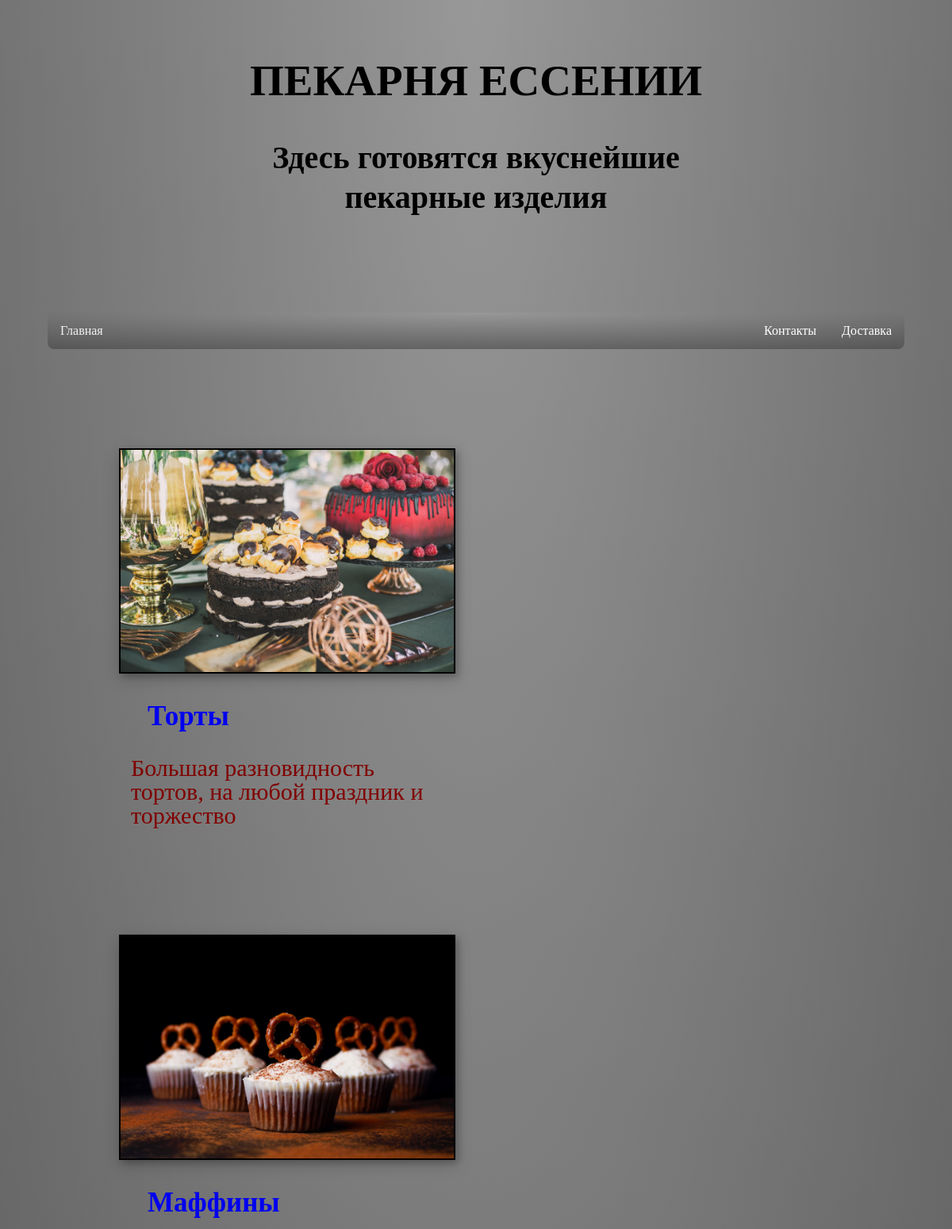
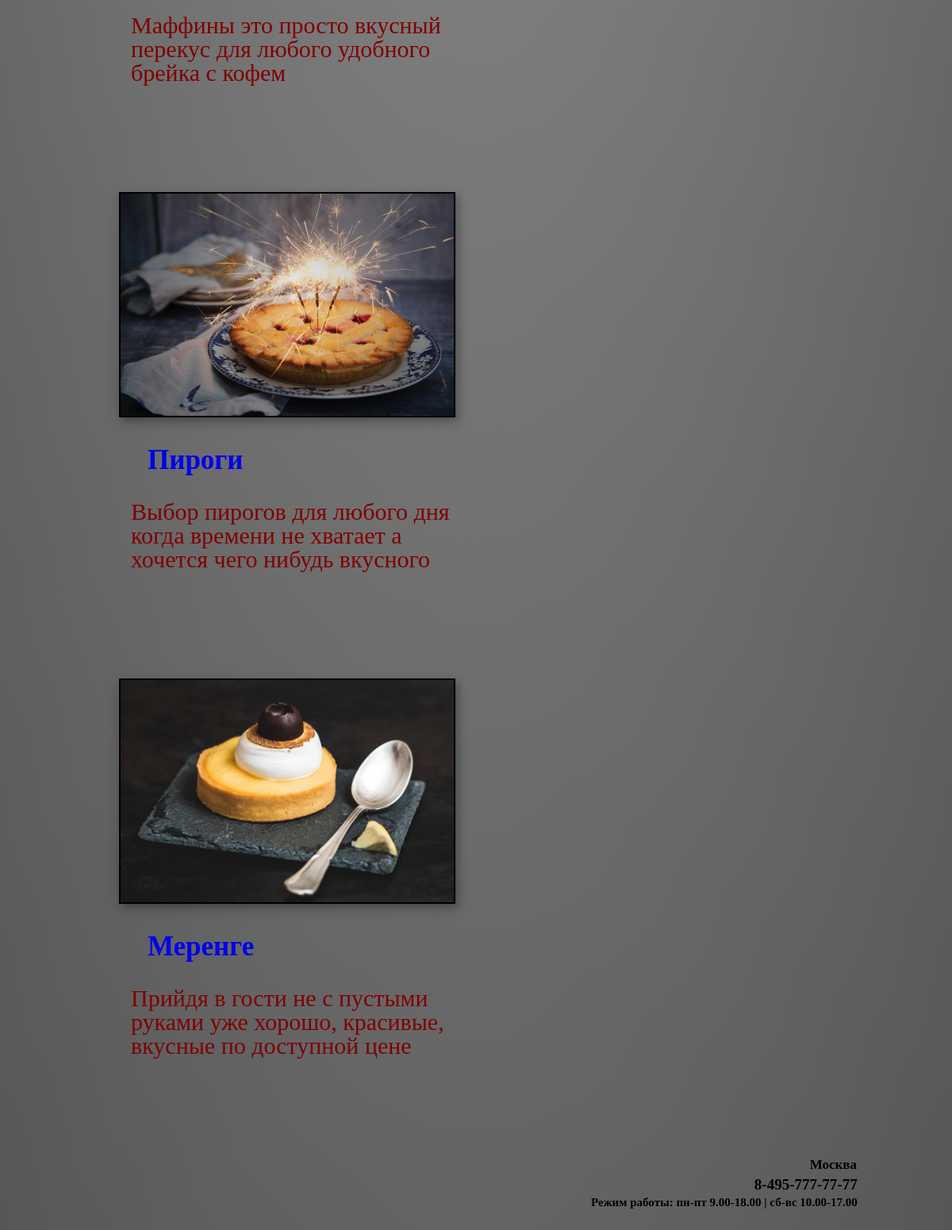
The page /home on the database its author committed (2 pictures, top to bottom).
### webmain/model.py (models this page shows, shortened)
class Category(Base):
    __tablename__ = 'Category'
    id = sa.Column(sa.Integer, primary_key=True)
    name = sa.Column(sa.String, nullable=False)
    description = sa.Column(sa.Text, nullable=True)
    link_name = sa.Column(sa.Text, nullable=True)
    link_photo = sa.Column(sa.String, nullable=False)

### webmain/__init__.py (the view)
    @app.route("/")
    @app.route("/home")
    def index():
        conn = Session()
        categoryes = conn.query(Category).all()
        title = "Пекарня Ессении"
        return render_template("main.html", page_title=title, categoryes=categoryes)

### webmain/__init__.py (called while the page is built)
def create_app():
    app = Flask(__name__)
    app.config.from_pyfile('config.py')
    migrate()
    @app.route("/")
    @app.route("/home")
    def index():
        conn = Session()
        categoryes = conn.query(Category).all()
        title = "Пекарня Ессении"
        return render_template("main.html", page_title=title, categoryes=categoryes)
    @app.route("/<category>")
    def products_list(category):
        conn = Session()
        products = conn.query(Products).all()
        if category:
            filtered_products = conn.query(Products).filter_by(category=category)
            return render_template("products.html", products=filtered_products)
        return render_template("products.html", products=products)
    @app.route("/basket")
    def basket():
        return render_template("products.html")
    return app

### webmain/templates/main.html (shortened to what this page needs)
<!DOCTYPE html>
<html lang="ru">
<head>
    <link rel="stylesheet" href="{{ url_for('static', filename='css/main.css') }}">
</head>
<body>
    <header>
    <div class="header">
        <h1>Пекарня Ессении</h1>
        <h2>Здесь готовятся вкуснейшие пекарные изделия</h2>
    </div>
    <div class="topnav">
        <a href="/home">Главная</a>
        <a class="info" href="">Доставка</a>
        <a class="info" href="/home#bottom">Контакты</a>
    </div>
    </header>
    <section class="content">
        <div class="rules">
            {% for category in categoryes %}
                <div class="module-card">
                    <img class="torts" src="{{ url_for('static', filename=category.link_photo) }}">
                    <h3><a href={{ category.link_name }} target="_blank">{{ category.name }}</a></h3>
                    <p>{{ category.description }}</p>
                </div>
            {% endfor %}
        </div>
    </section>
    <footer>
    <div class="footer">
        <h4 class="gorod"><a name="bottom">Москва</a></h4>
        <h5 class="contacts"><a name="bottom">8-495-777-77-77</a></h5>
        <h5 class="regim"><a name="bottom">Режим работы: пн-пт 9.00-18.00 | сб-вс 10.00-17.00</a></h5>
    </div>
    </footer>
</body>
</html>

### webmain/static/css/main.css (style rules this page uses)
body { background: linear-gradient(to bottom, rgba(255,255,255,0.15) 0%, rgba(0,0,0,0.15) 100%), radial-gradient(at top center, rgba(255,255,255,0.40) 0%, rgba(0,0,0,0.40) 120%) #989898; background-blend-mode: multiply,multiply; margin: 10px; }
.topnav { overflow: hidden; border-radius: 8px; margin-top: 120px; margin-left: 50px; margin-right: 50px; background: linear-gradient(to bottom, rgba(255,255,255,0.15) 0%, rgba(0,0,0,0.15) 100%), radial-gradient(at top center, rgba(255,255,255,0.40) 0%, rgba(0,0,0,0.40) 120%) #989898; background-blend-mode: multiply,multiply; }
.topnav a { float: left; display: block; color: #f2f2f2; text-align: center; padding: 14px 16px; text-decoration: none; }
.topnav .info { color: white; float: right; }
.header { text-align: center; color: black; font-family: 'Bradley Hand'; border-radius: 8px; background-size: cover; background-position: center bottom; padding-top: 20px; }
h1 { font-size: 55px; line-height: 70px; text-transform: uppercase; }
h2 { font-size: 40px; line-height: 50px; width: 630px; margin: 30px auto 0; }
.content { margin: 80px 30px 30px; }
.rules { margin: 35px; }
.rules h3 { font-size: 35px; font-family: 'Marker Felt'; font-weight: bold; margin: 30px 60px 30px 0; transform: translate(10%); }
.rules p { font-family: 'Trattatello'; font-size: 30px; color: #800000; margin-left: 15px; line-height: 30px; margin-bottom: 90px; opacity: 1; }
.torts { height: auto; width: 100%; background-size: cover; background-position: center; border-width: 2px; border-style: solid; display: inline-block; box-shadow: 4px 4px 8px 0 rgba(0, 0, 0, 0.2), 0 6px 20px 0 rgba(0, 0, 0, 0.19); }
.module-card { width: 420px; margin-right: 68px; display: inline-block; vertical-align: top; padding: 45px 80px 0 75px; }
.footer { height: 100px; margin-left: 50px; margin-right: 50px; box-sizing: border-box; }
.gorod { font-size: 17px; float: right; margin: 0 60px 0 0; }
.contacts { font-size: 19px; float: right; margin: 0 -60px 0 0; line-height: 70px; }
.regim { font-size: 15px; float: right; margin: 0 -130px 0 0; line-height: 115px; }
a { text-decoration: none; }

### rows shown on the page
Category: link_photo (picture), name "Торты", description "Большая разновидность тортов, на любой праздник и торжество"
Category: link_photo (picture), name "Маффины", description "Маффины это просто вкусный перекус для любого удобного брейка с кофем"
Category: link_photo (picture), name "Пироги", description "Выбор пирогов для любого дня когда времени не хватает а хочется чего нибудь вкусного"
Category: link_photo (picture), name "Меренге", description "Прийдя в гости не с пустыми руками уже хорошо, красивые, вкусные по доступной цене"
